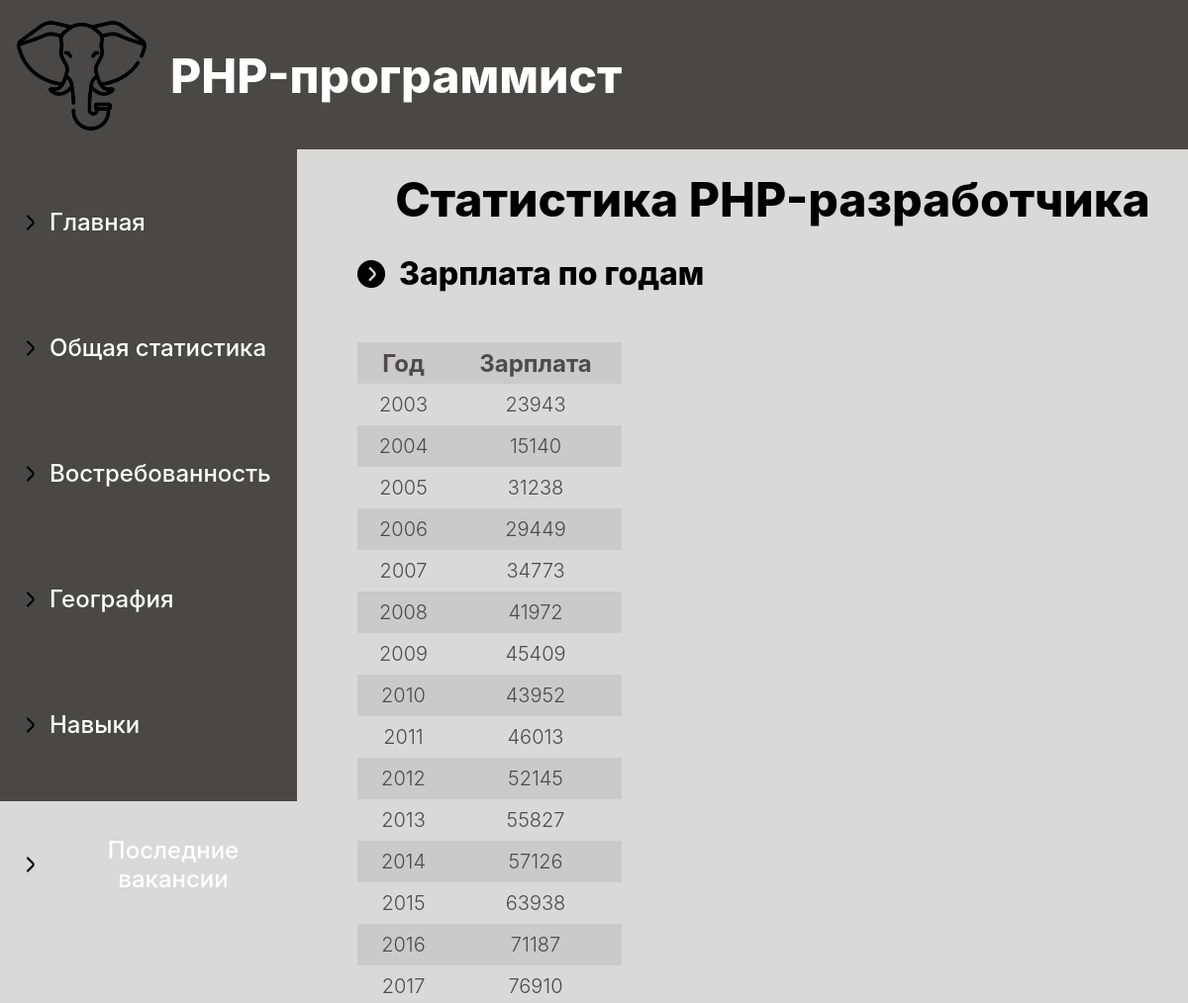
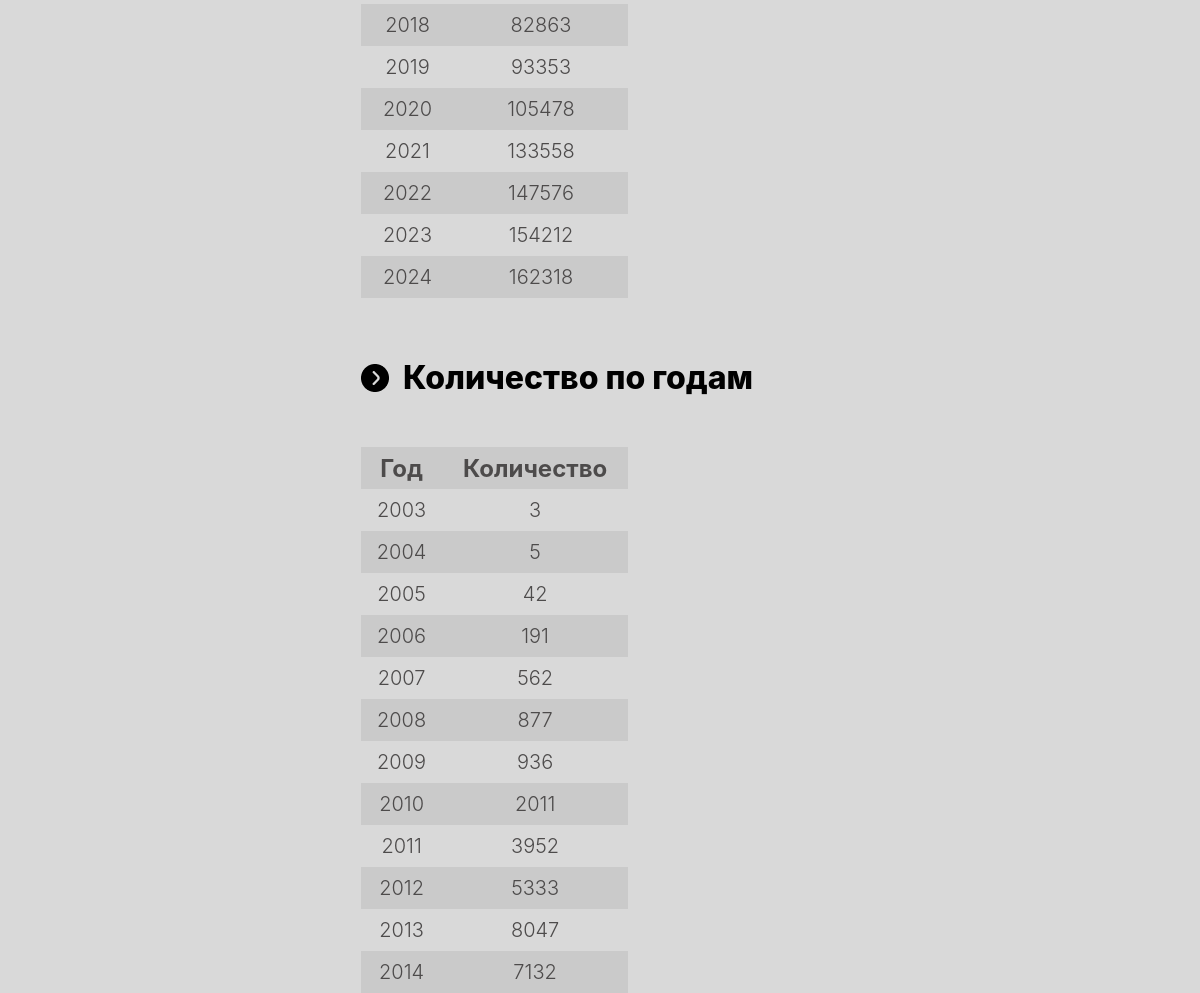
The app's page /relevance/ (upper part), older data (2 pictures, top to bottom).
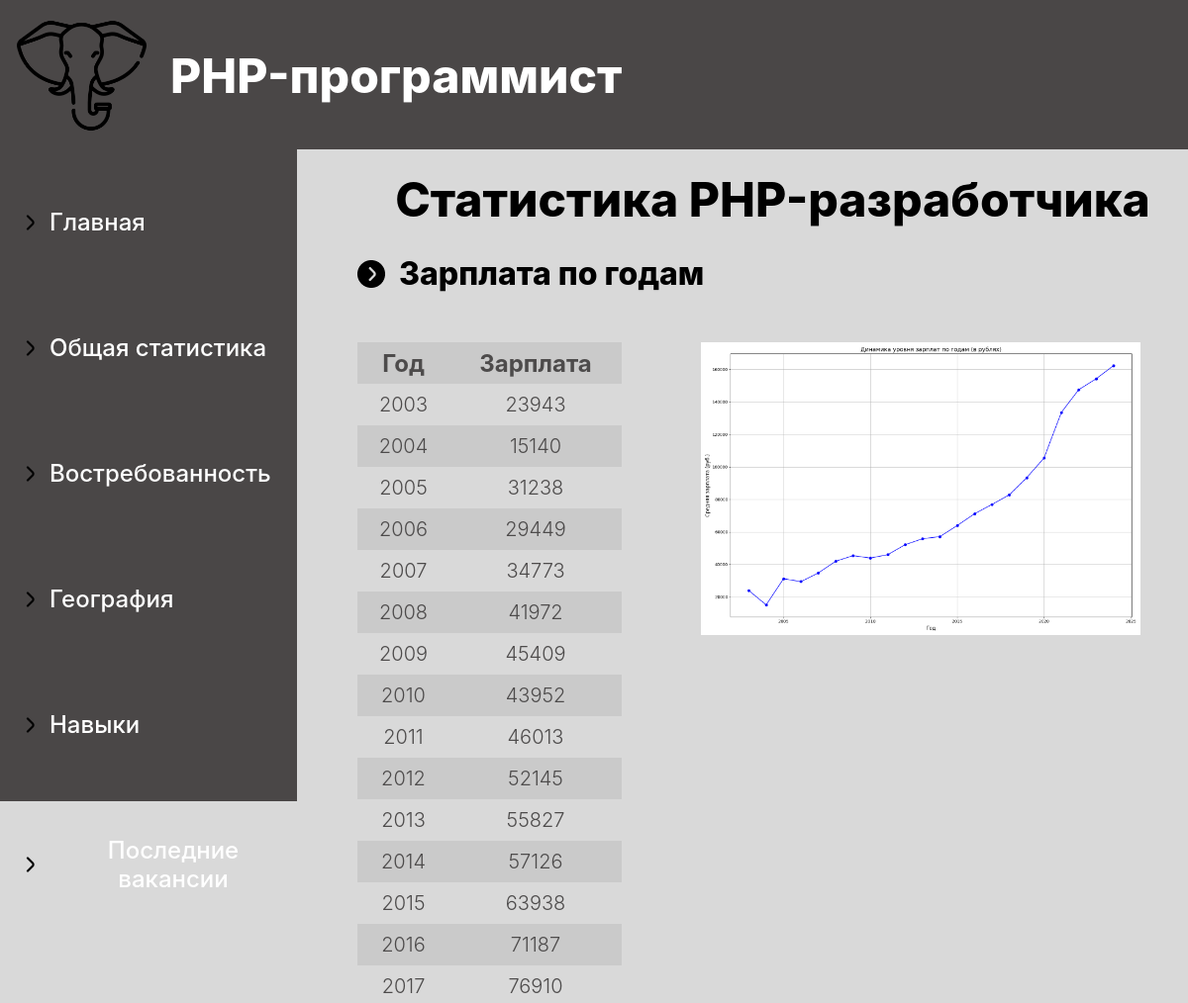
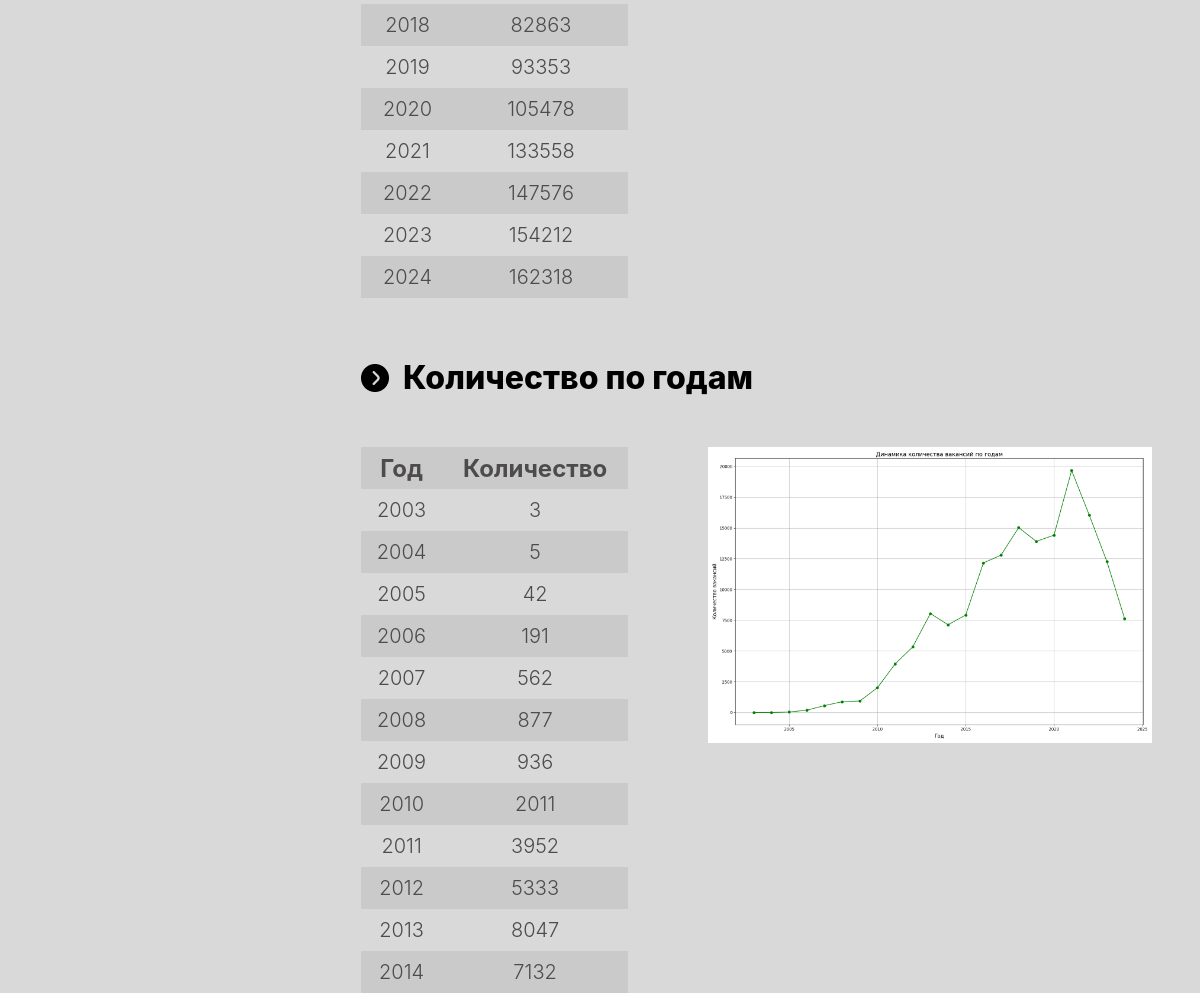
The same page, newer data (2 pictures, top to bottom).
### app/models.py (models this page shows, shortened)
class Photo(models.Model):
    image = models.ImageField(upload_to='')
    title = models.CharField(max_length=200)
    class Meta:
        db_table = 'photos'
        verbose_name = 'Фотография'
        verbose_name_plural = 'Фотографии'

### app/views.py (the view)
# urls.py: path('relevance/', views.relevance_page, name='relevance'),
def relevance_page(request):
    salary = Job_Year_Salary.objects.all()
    salary = [{'published_at': int((float(record.published_at))), 'salary': int(record.salary)} for record in salary]
    photo_salary = Photo.objects.filter(title='Статистика зарплат по годам')
    count = Job_Year_Count.objects.all()
    count = [{'published_at': int((float(record.published_at))), 'count': record.count} for record in count]
    photo_count = Photo.objects.filter(title='Статистика количества по годам')
    return render(request, 'relevance.html', {'salary': salary, 'count': count, 'photo_salary': photo_salary, 'photo_count': photo_count})

### templates/relevance.html (shortened to what this page needs)
{% load static %}
<!DOCTYPE html>
<html lang="ru">
<head>
    <link rel="stylesheet" href="{% static 'css/styles.css' %}?v={% now 'U' %}">
</head>
<body>
    <header>
        <img class='logo' src="{% static 'img/logo.png' %}" alt="photo" >
        <h1>PHP-программист</h1>
    </header>
    <nav>
        <a class="navigation" href="{% url 'index' %}">
            <div class="arrow_text">
                <img class='arrow' src="{% static 'img/arrow.png' %}" alt="стрелка">
                <p>Главная</p>
            </div>
        </a>
        <a class="navigation" href="{% url 'stats' %}">
            <div class="arrow_text">
                <img class='arrow' src="{% static 'img/arrow.png' %}" alt="стрелка">
                <p>Общая статистика</p>
            </div>
        </a>
        <a class="navigation" href="{% url 'relevance' %}">
            <div class="arrow_text">
                <img class='arrow' src="{% static 'img/arrow.png' %}" alt="стрелка">
                <p>Востребованность</p>
            </div>
        </a>
        <a class="navigation" href="{% url 'geography' %}">
            <div class="arrow_text">
                <img class='arrow' src="{% static 'img/arrow.png' %}" alt="стрелка">
                <p>География</p>
            </div>
        </a>
        <a class="navigation" href="{% url 'skills' %}">
            <div class="arrow_text">
                <img class='arrow' src="{% static 'img/arrow.png' %}" alt="стрелка">
                <p>Навыки</p>
            </div>
        </a>
        <a class="navigation" href="{% url 'last_vacancies' %}">
            <div class="arrow_text">
                <img class='arrow' src="{% static 'img/arrow.png' %}" alt="стрелка">
                <p>Последние вакансии</p>
            </div>
        </a>
    </nav>
    <div class="content">
        <h2 class="heading">Cтатистика PHP-разработчика</h2>
        <div class="substats">
            <h2>Зарплата по годам</h2>
            <div class="flex-container">
                <div>
                    <table>
                        <thead>
                            <tr>
                                <th>Год</th>
                                <th>Зарплата</th>
                            </tr>
                        </thead>
                        <tbody>
                            {% for record in salary %}
                            <tr>
                                <td>{{ record.published_at|floatformat:"0" }}</td>
                                <td>{{ record.salary }}</td>
                            </tr>
                            {% endfor %}
                        </tbody>
                    </table>
                </div>
                <div>
                    <div class="photo">
                        <img class='photo_stats' src="{{ photo_salary.0.image.url }}" alt="{{ photo_salary.0.title }}">
                     </div>
                </div>
            </div>
        </div>
        <div class="substats">
            <h2>Количество по годам</h2>
            <div class="flex-container">
                <div>
                    <table>
                        <thead>
                            <tr>
                                <th>Год</th>
                                <th>Количество</th>
                            </tr>
                        </thead>
                        <tbody>
                            {% for record in count %}
                            <tr>
                                <td>{{ record.published_at|floatformat:"0" }}</td>
                                <td>{{ record.count }}</td>
                            </tr>
                            {% endfor %}
                        </tbody>
                    </table>
                </div>
                <div class="photo">
                    <img class='photo_stats' src="{{ photo_count.0.image.url }}" alt="{{ photo_count.0.title }}">
                </div>
            </div>
        </div>
    </div>
</body>
</html>

Row changes from the older to the newer data that the page shows:
added Photo: image (picture)
added Photo: image (picture)
